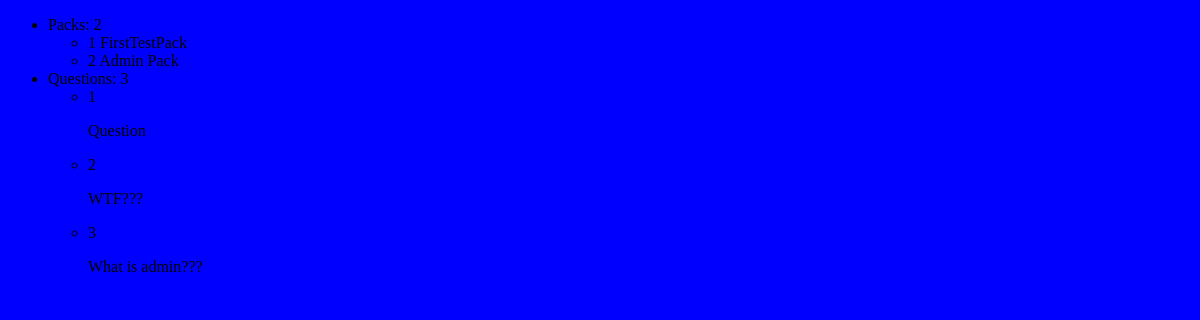
Page /catalog/ on the earlier database version.
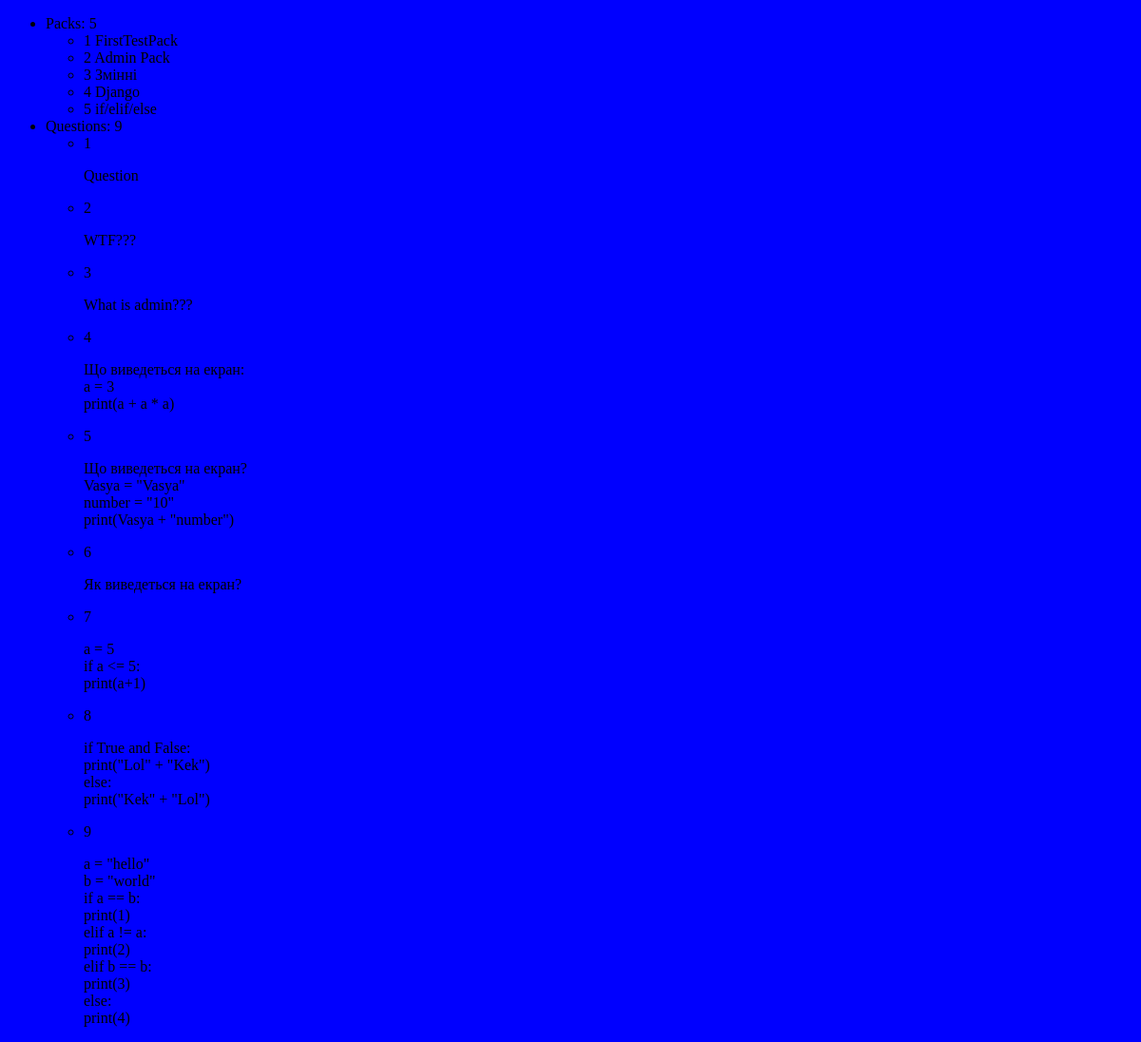
Same page on the later database version.
### catalog/models.py (models this page shows, shortened)
class Pack(models.Model):
    name = models.CharField(max_length=50, default="PackName", help_text="Name of pack")
    reward = models.IntegerField(default=0, help_text="Reward in Paisons")
    difficulty = models.IntegerField(default=0, help_text="Difficult of pack")

class Question(models.Model):
    quest_pack = models.ForeignKey(Pack, default=0, on_delete=models.CASCADE)
    question = models.TextField(max_length=1000, default="Question", help_text="Question`s text")
    answers_json = models.CharField(max_length=300, default="answers", help_text="List of answers converted to json")
    index_of_correct = models.IntegerField(default=0, help_text="Index of correct answer")
    count_of_correct = models.IntegerField(default=0, help_text="Count of correct answers")
    count_of_incorrect = models.IntegerField(default=0, help_text="Count of incorrect answers")

### catalog/views.py (the view)
# urls.py: path("", views.index, name="index"),
def index(request):
    count_of_packs = Pack.objects.all().count()
    packs = Pack.objects.all()
    count_of_questions = Question.objects.all().count()
    questions = Question.objects.all()
    return render(request, "index.html",
                  context={"count_of_packs": count_of_packs,
                           "count_of_questions": count_of_questions,
                           "packs": packs,
                           "questions": questions})

### catalog/templates/index.html (shortened to what this page needs)
{% extends "base.html" %}
{% block link %}
{% load static %}
<link rel="stylesheet" href="{% static 'css/index.css' %}" style="text/css">
{% endblock %}
{% block content %}
<ul>
    <li>Packs: {{ count_of_packs }}
        <ul>
        {% for pack in packs %}
            <li>{{pack.id}}  {{pack.name}}</li>
        {% endfor %}
        </ul>
    </li>
    <li>Questions: {{ count_of_questions }}
        <ul>
            {% for question in questions %}
                <li>{{question.id}}  {{question.question|linebreaks}}</li>
            {% endfor %}
        </ul>
    </li>
</ul>
{% endblock %}

Differences in the rows shown:
added Pack: id "3", name "Змінні"
added Pack: id "4", name "Django"
added Pack: id "5", name "if/elif/else"
added Question: id "4", question "Що виведеться на екран: a = 3 print(a + a * a)"
added Question: id "5", question "Що виведеться на екран? Vasya = \"Vasya\" number = \"10\" print(Vasya + \"number\")"
added Question: id "6", question "Як виведеться на екран?"
added Question: id "7", question "a = 5 if a <= 5: print(a+1)"
added Question: id "8", question "if True and False: print(\"Lol\" + \"Kek\") else: print(\"Kek\" + \"Lol\")"
added Question: id "9", question "a = \"hello\" b = \"world\" if a == b: print(1) elif a != a: print(2) elif b == b: print(3) else: print(4)"
Other differences:
{{ count_of_packs }}: "2" → "5"
{{ count_of_questions }}: "3" → "9"
